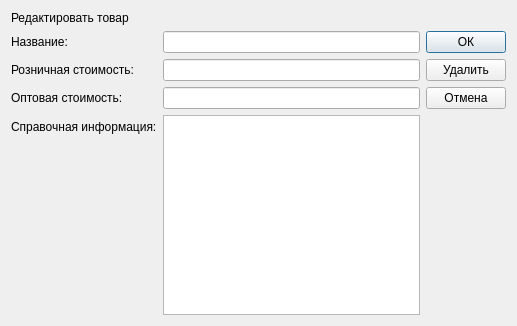
<?xml version="1.0" encoding="UTF-8"?>
<ui version="4.0">
 <class>dialog_edit_goods_manager</class>
 <widget class="QDialog" name="dialog_edit_goods_manager">
  <property name="geometry">
   <rect>
    <x>0</x>
    <y>0</y>
    <width>517</width>
    <height>326</height>
   </rect>
  </property>
  <property name="sizePolicy">
   <sizepolicy hsizetype="Fixed" vsizetype="Fixed">
    <horstretch>0</horstretch>
    <verstretch>0</verstretch>
   </sizepolicy>
  </property>
  <property name="minimumSize">
   <size>
    <width>0</width>
    <height>0</height>
   </size>
  </property>
  <property name="windowTitle">
   <string>Dialog</string>
  </property>
  <layout class="QVBoxLayout" name="verticalLayout">
   <item>
    <widget class="QLabel" name="label">
     <property name="sizePolicy">
      <sizepolicy hsizetype="Preferred" vsizetype="Fixed">
       <horstretch>0</horstretch>
       <verstretch>0</verstretch>
      </sizepolicy>
     </property>
     <property name="maximumSize">
      <size>
       <width>16777215</width>
       <height>16</height>
      </size>
     </property>
     <property name="text">
      <string>Редактировать товар</string>
     </property>
    </widget>
   </item>
   <item>
    <layout class="QHBoxLayout" name="horizontalLayout">
     <item>
      <layout class="QFormLayout" name="formLayout">
       <property name="sizeConstraint">
        <enum>QLayout::SetDefaultConstraint</enum>
       </property>
       <property name="rowWrapPolicy">
        <enum>QFormLayout::DontWrapRows</enum>
       </property>
       <item row="0" column="0">
        <widget class="QLabel" name="label_2">
         <property name="text">
          <string>Название:</string>
         </property>
        </widget>
       </item>
       <item row="0" column="1">
        <widget class="QLineEdit" name="lineEdit_name">
         <property name="sizePolicy">
          <sizepolicy hsizetype="MinimumExpanding" vsizetype="Fixed">
           <horstretch>0</horstretch>
           <verstretch>0</verstretch>
          </sizepolicy>
         </property>
         <property name="minimumSize">
          <size>
           <width>256</width>
           <height>0</height>
          </size>
         </property>
         <property name="maximumSize">
          <size>
           <width>16777215</width>
           <height>24</height>
          </size>
         </property>
        </widget>
       </item>
       <item row="1" column="0">
        <widget class="QLabel" name="label_3">
         <property name="text">
          <string>Розничная стоимость:</string>
         </property>
        </widget>
       </item>
       <item row="1" column="1">
        <widget class="QLineEdit" name="lineEdit_retail">
         <property name="sizePolicy">
          <sizepolicy hsizetype="MinimumExpanding" vsizetype="Fixed">
           <horstretch>0</horstretch>
           <verstretch>0</verstretch>
          </sizepolicy>
         </property>
         <property name="minimumSize">
          <size>
           <width>256</width>
           <height>0</height>
          </size>
         </property>
         <property name="maximumSize">
          <size>
           <width>16777215</width>
           <height>24</height>
          </size>
         </property>
        </widget>
       </item>
       <item row="2" column="0">
        <widget class="QLabel" name="label_4">
         <property name="text">
          <string>Оптовая стоимость:</string>
         </property>
        </widget>
       </item>
       <item row="2" column="1">
        <widget class="QLineEdit" name="lineEdit_bulk">
         <property name="sizePolicy">
          <sizepolicy hsizetype="MinimumExpanding" vsizetype="Fixed">
           <horstretch>0</horstretch>
           <verstretch>0</verstretch>
          </sizepolicy>
         </property>
         <property name="minimumSize">
          <size>
           <width>256</width>
           <height>0</height>
          </size>
         </property>
         <property name="maximumSize">
          <size>
           <width>16777215</width>
           <height>24</height>
          </size>
         </property>
        </widget>
       </item>
       <item row="3" column="0">
        <widget class="QLabel" name="label_5">
         <property name="text">
          <string>Справочная информация:</string>
         </property>
        </widget>
       </item>
       <item row="3" column="1">
        <widget class="QPlainTextEdit" name="plainTextEdit_info">
         <property name="enabled">
          <bool>true</bool>
         </property>
         <property name="sizePolicy">
          <sizepolicy hsizetype="MinimumExpanding" vsizetype="MinimumExpanding">
           <horstretch>0</horstretch>
           <verstretch>0</verstretch>
          </sizepolicy>
         </property>
         <property name="minimumSize">
          <size>
           <width>256</width>
           <height>50</height>
          </size>
         </property>
         <property name="maximumSize">
          <size>
           <width>16777215</width>
           <height>256</height>
          </size>
         </property>
         <property name="baseSize">
          <size>
           <width>0</width>
           <height>0</height>
          </size>
         </property>
        </widget>
       </item>
      </layout>
     </item>
     <item>
      <layout class="QVBoxLayout" name="verticalLayout_2" stretch="0,0,0,0">
       <property name="sizeConstraint">
        <enum>QLayout::SetDefaultConstraint</enum>
       </property>
       <property name="bottomMargin">
        <number>0</number>
       </property>
       <item>
        <widget class="QPushButton" name="pushButton_ok">
         <property name="text">
          <string>ОК</string>
         </property>
        </widget>
       </item>
       <item>
        <widget class="QPushButton" name="pushButton_delete">
         <property name="text">
          <string>Удалить</string>
         </property>
        </widget>
       </item>
       <item>
        <widget class="QPushButton" name="pushButton_cancel">
         <property name="text">
          <string>Отмена</string>
         </property>
        </widget>
       </item>
       <item>
        <spacer name="verticalSpacer">
         <property name="orientation">
          <enum>Qt::Vertical</enum>
         </property>
         <property name="sizeHint" stdset="0">
          <size>
           <width>20</width>
           <height>40</height>
          </size>
         </property>
        </spacer>
       </item>
      </layout>
     </item>
    </layout>
   </item>
  </layout>
 </widget>
 <resources/>
 <connections>
  <connection>
   <sender>pushButton_cancel</sender>
   <signal>clicked()</signal>
   <receiver>dialog_edit_goods_manager</receiver>
   <slot>reject()</slot>
   <hints>
    <hint type="sourcelabel">
     <x>465</x>
     <y>146</y>
    </hint>
    <hint type="destinationlabel">
     <x>258</x>
     <y>91</y>
    </hint>
   </hints>
  </connection>
 </connections>
</ui>
